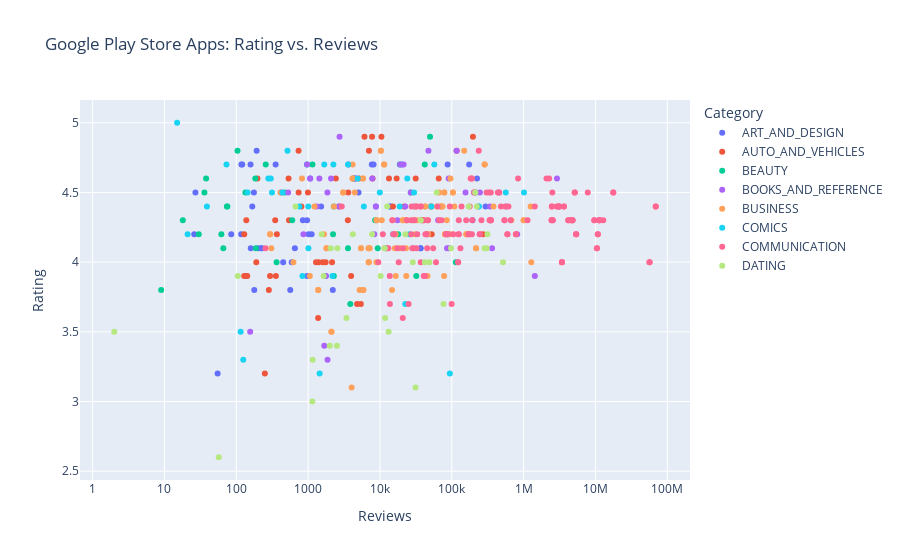

Here is the notebook cell this chart was saved with:
### Code cell
import pandas as pd
import plotly.express as px
import plotly.graph_objs as go

# Load the dataset
data_path = 'googleplaystore.csv'
data = pd.read_csv(data_path)

# Data cleaning and preparation
data['Reviews'] = pd.to_numeric(data['Reviews'], errors='coerce')
data.dropna(subset=['Rating', 'Reviews'], inplace=True)
data = data.head(500)  # Limit the dataset for performance

# Create a scatter plot with Plotly
fig = px.scatter(data, x="Reviews", y="Rating", color="Category", hover_name="App",
                 title="Google Play Store Apps: Rating vs. Reviews",
                 log_x=True, size_max=15, height=600)

# Custom hover action to highlight points within the same category
def custom_hover(trace, points, selector):
    # This function is a placeholder to illustrate the idea.
    # Actual implementation of highlighting would require JavaScript callbacks with Plotly in a web environment.
    # Plotly's Python library doesn't support modifying graph properties in response to hover events directly in Jupyter.
    pass

fig.for_each_trace(lambda trace: trace.on_hover(custom_hover))

fig.show()

### Figure 1 — Plotly figure (JSON) as saved in the notebook; plotly's stock layout.template omitted (floating-point values rounded to 4 significant figures; data arrays with more than 128 entries replaced by an {"elided": "..."} marker saying what was removed)
{"data": [{"hovertemplate": "<b>%{hovertext}</b><br><br>Category=ART_AND_DESIGN<br>Reviews=%{x}<br>Rating=%{y}<extra></extra>", "hovertext": ["Photo Editor & Candy Camera & Grid & ScrapBook", "Coloring book moana", "U Launcher Lite – FREE Live Cool Themes, Hide Apps", "Sketch - Draw & Paint", "Pixel Draw - Number Art Coloring Book", "Paper flowers instructions", "Smoke Effect Photo Maker - Smoke Editor", "Infinite Painter", "Garden Coloring Book", "Kids Paint Free - Drawing Fun", "Text on Photo - Fonteee", "Name Art Photo Editor - Focus n Filters", "Tattoo Name On My Photo Editor", "Mandala Coloring Book", "3D Color Pixel by Number - Sandbox Art Coloring", "Learn To Draw Kawaii Characters", "Photo Designer - Write your name with shapes", "350 Diy Room Decor Ideas", "FlipaClip - Cartoon animation", "ibis Paint X", "Logo Maker - Small Business", "Boys Photo Editor - Six Pack & Men's Suit", "Superheroes Wallpapers | 4K Backgrounds", "HD Mickey Minnie Wallpapers", "Harley Quinn wallpapers HD", "Colorfit - Drawing & Coloring", "Animated Photo Editor", "Pencil Sketch Drawing", "Easy Realistic Drawing Tutorial", "Pink Silver Bow Keyboard Theme", "Art Drawing Ideas", "Anime Manga Coloring Book", "Easy Origami Ideas", "I Creative Idea", "How to draw Ladybug and Cat Noir", "UNICORN - Color By Number & Pixel Art Coloring", "Floor Plan Creator", "PIP Camera - PIP Collage Maker", "How To Color Disney Princess - Coloring Pages", "Drawing Clothes Fashion Ideas", "Sad Poetry Photo Frames 2018", "Textgram - write on photos", "Paint Splash!", "Popsicle Sticks and Similar DIY Craft Ideas", "Canva: Poster, banner, card maker & graphic design", "Install images with music to make video without Net - 2018", "Little Teddy Bear Colouring Book Game", "How To Draw Food"], "legendgroup": "ART_AND_DESIGN", "marker": {"color": "#636efa", "symbol": "circle"}, "mode": "markers", "name": "ART_AND_DESIGN", "orientation": "v", "showlegend": true, "type": "scatter", "x": [159, 967, 87510, 215644, 967, 167, 178, 36815, 13791, 121, 13880, 8788, 44829, 4326, 1518, 55, 3632, 27, 194216, 224399, 450, 654, 7699, 118, 192, 20260, 203, 136, 223, 1120, 227, 5035, 1015, 353, 564, 8145, 36639, 158, 591, 117, 176, 295221, 2206, 26, 174531, 1070, 85, 845], "xaxis": "x", "y": [4.1, 3.9, 4.7, 4.5, 4.3, 4.4, 3.8, 4.1, 4.4, 4.7, 4.4, 4.4, 4.2, 4.6, 4.4, 3.2, 4.7, 4.5, 4.3, 4.6, 4, 4.1, 4.7, 4.7, 4.8, 4.7, 4.1, 3.9, 4.1, 4.2, 4.1, 4.5, 4.2, 4.7, 3.8, 4.7, 4.1, 4.7, 4, 4.2, 4.5, 4.4, 3.8, 4.2, 4.7, 4.6, 4.2, 4.3], "yaxis": "y"}, {"hovertemplate": "<b>%{hovertext}</b><br><br>Category=AUTO_AND_VEHICLES<br>Reviews=%{x}<br>Rating=%{y}<extra></extra>", "hovertext": ["Monster Truck Stunt 3D 2019", "Real Tractor Farming", "Ultimate F1 Racing Championship", "Used Cars and Trucks for Sale", "American Muscle Car Race", "Offroad Oil Tanker Driver Transport Truck 2019", "Tickets SDA 2018 and Exam from the State Traffic Safety Inspectorate with Drom.ru", "Gas Prices (Germany only)", "Extreme Rally Championship", "Restart Navigator", "REG - Check the regnumber, find information about Swedish vehicles", "CityBus Lviv", "CDL Practice Test 2018 Edition", "ezETC (ETC balance inquiry, meter trial, real-time traffic)", "Free VIN Report for Used Cars", "DMV Permit Practice Test 2018 Edition", "Check Vehicle Tax", "Used Cars Mexico", "Ulysse Speedometer", "REPUVE", "Used cars for sale - Trovit", "Fines of the State Traffic Safety Inspectorate are official: inspection, payment of fines", "SK Enca Direct Malls - Used Cars Search", "Android Auto - Maps, Media, Messaging & Voice", "PDD-UA", "Tickets SDA 2019 + Exam RF", "Super Cars Wallpapers And Backgrounds", "Police Lights, Sirens & Follow Me", "Police Detector (Speed Camera Radar)", "Best Car Wallpapers", "Tickets + PDA 2018 Exam", "Pick Your Part Garage", "PakWheels: Buy & Sell Cars", "Supervision service", "Speed Camera Detector - Traffic & Speed Alert", "Used car search Goo net whole car Go to net", "CarMax – Cars for Sale: Search Used Car Inventory", "BEST CAR SOUNDS", "RST - Sale of cars on the PCT", "AutoScout24 Switzerland – Find your new car", "Zona Azul Digital Fácil SP CET - OFFICIAL São Paulo", "SMS Park", "SKencar", "Fuelio: Gas log & costs", "auto fines", "Used car is the first car - used car purchase, used car quotation, dealer information to", "All of the parking lot - National Park application (parking lot search / parking sharing / discount payment)", "Inquiry Fines and Debits of Vehicles", "Gas Station"], "legendgroup": "AUTO_AND_VEHICLES", "marker": {"color": "#EF553B", "symbol": "circle"}, "mode": "markers", "name": "AUTO_AND_VEHICLES", "orientation": "v", "showlegend": true, "type": "scatter", "x": [367, 1598, 284, 17057, 129, 542, 10479, 805, 129, 1403, 3971, 534, 7774, 38846, 2431, 6090, 295, 190, 40211, 356, 52530, 116986, 1379, 271920, 736, 7021, 197, 737, 3574, 994, 197136, 142, 15168, 2155, 138, 5414, 21777, 348, 250, 13372, 7880, 3617, 4806, 65786, 31433, 5097, 1754, 2680, 1288], "xaxis": "x", "y": [4.2, 4, 3.8, 4.6, 3.9, 4.3, 4.9, 4.4, 4.2, 4, 3.9, 4.6, 4.9, 4.3, 4.6, 4.9, 3.9, 4, 4.3, 3.9, 4.2, 4.8, 3.6, 4.2, 4.8, 4.8, 4.6, 4.5, 4.3, 4.5, 4.9, 3.9, 4.4, 4, 4.3, 3.7, 4.4, 4.3, 3.2, 4.6, 4.6, 4.5, 3.7, 4.6, 4.6, 4.6, 4, 4.4, 4], "yaxis": "y"}, {"hovertemplate": "<b>%{hovertext}</b><br><br>Category=BEAUTY<br>Reviews=%{x}<br>Rating=%{y}<extra></extra>", "hovertext": ["Hush - Beauty for Everyone", "ipsy: Makeup, Beauty, and Tips", "Natural recipes for your beauty", "BestCam Selfie-selfie, beauty camera, photo editor", "Mirror - Zoom & Exposure -", "Beauty Selfie Camera", "Hairstyles step by step", "Filters for Selfie", "Tie - Always be happy", "Ulta Beauty", "Prom MakeUp Tutorial", "Selfie Camera", "Sweet Selfie Beauty Camera", "Colors of white in Urdu", "Selfie Camera Photo Editor & Filter & Sticker", "Eyes Makeup Beauty Tips", "Photo Editor 2018", "Step By Step Eyes Makeup Tutorial", "Beauty Camera - Selfie Camera", "Girls Hairstyles", "Mirror Camera (Mirror + Selfie Camera)", "Beauty Tips - Beauty Tips in Sinhala", "Haircut Tutorials/Haircut Videos", "Sephora: Skin Care, Beauty Makeup & Fragrance Shop", "Sticker Camera - Selfie Filters, Beauty Camera", "Filters for B Live", "Facial Wrinkle Reduction", "Makeup Videos", "Discover Color", "Eyeliner step by step 2018", "Dresses Ideas & Fashions +3000", "Step By Step Hairstyles For Women", "Rainbow Camera", "Methods of teeth whitening", "Girls hairstyles 2018"], "legendgroup": "BEAUTY", "marker": {"color": "#00cc96", "symbol": "circle"}, "mode": "markers", "name": "BEAUTY", "orientation": "v", "showlegend": true, "type": "scatter", "x": [18900, 49790, 1150, 1739, 32090, 2225, 4369, 8572, 964, 42050, 104, 17934, 601, 36, 187, 30, 134, 74, 113715, 3595, 9315, 75, 38, 26834, 2277, 2280, 184, 9, 364, 18, 473, 66, 3871, 257, 62], "xaxis": "x", "y": [4.7, 4.9, 4.7, 3.9, 3.9, 4.2, 4.6, 4.3, 4.7, 4.7, 4.8, 4.2, 4.3, 4.5, 4.1, 4.2, 4.5, 4.4, 4, 4.1, 4.1, 4.4, 4.6, 4.5, 3.9, 4.4, 4.6, 3.8, 4, 4.3, 4.5, 4.1, 3.7, 4.7, 4.2], "yaxis": "y"}, {"hovertemplate": "<b>%{hovertext}</b><br><br>Category=BOOKS_AND_REFERENCE<br>Reviews=%{x}<br>Rating=%{y}<extra></extra>", "hovertext": ["Wattpad 📖 Free Books", "E-Book Read - Read Book for free", "Download free book with green book", "Wikipedia", "Amazon Kindle", "Cool Reader", "Dictionary - Merriam-Webster", "NOOK: Read eBooks & Magazines", "Free Panda Radio Music", "Book store", "FBReader: Favorite Book Reader", "English Grammar Complete Handbook", "Free Books - Spirit Fanfiction and Stories", "Google Play Books", "AlReader -any text book reader", "Offline English Dictionary", "Oxford Dictionary of English : Free", "Offline: English to Tagalog Dictionary", "Spanish English Translator", "FamilySearch Tree", "Cloud of Books", "Recipes of Prophetic Medicine for free", "ReadEra – free ebook reader", "NOOK App for NOOK Devices", "Ebook Reader", "Litnet - E-books", "Read books online", "English to Urdu Dictionary", "eBoox: book reader fb2 epub zip", "English Persian Dictionary", "Flybook", "All Maths Formulas", "Ancestry", "HTC Help", "English translation from Bengali", "Pdf Book Download - Read Pdf Book", "Free Book Reader", "eBoox new: Reader for fb2 epub zip books", "Only 30 days in English, the guideline is guaranteed", "Moon+ Reader", "English-Myanmar Dictionary", "Golden Dictionary (EN-AR)", "All Language Translator Free", "Azpen eReader", "English Dictionary - Offline"], "legendgroup": "BOOKS_AND_REFERENCE", "marker": {"color": "#ab63fa", "symbol": "circle"}, "mode": "markers", "name": "BOOKS_AND_REFERENCE", "orientation": "v", "showlegend": true, "type": "scatter", "x": [2914724, 1857, 4478, 577550, 814080, 246315, 454060, 155446, 418, 22486, 203130, 1435, 116507, 1433233, 90468, 860, 363934, 967, 87873, 17506, 1862, 2084, 47303, 19080, 85842, 7831, 91615, 4620, 21336, 26875, 1778, 2709, 64513, 8342, 527, 1322, 1680, 2739, 1065, 233757, 8788, 51269, 30105, 156, 341157], "xaxis": "x", "y": [4.6, 4.5, 4.6, 4.4, 4.2, 4.5, 4.5, 4.5, 4.5, 4.4, 4.5, 4.6, 4.8, 3.9, 4.6, 4.2, 4.1, 4.7, 4.2, 4.3, 3.3, 4.6, 4.8, 4.7, 4.1, 4.6, 4.1, 4.6, 4.7, 4.5, 3.9, 4.4, 4.3, 4.2, 4.5, 4.4, 3.4, 4.9, 4.6, 4.4, 4.4, 4.4, 4.4, 3.5, 4.4], "yaxis": "y"}, {"hovertemplate": "<b>%{hovertext}</b><br><br>Category=BUSINESS<br>Reviews=%{x}<br>Rating=%{y}<extra></extra>", "hovertext": ["Visual Voicemail by MetroPCS", "Indeed Job Search", "Uber Driver", "ADP Mobile Solutions", "Snag - Jobs Hiring Now", "Docs To Go™ Free Office Suite", "Google My Business", "OfficeSuite : Free Office + PDF Editor", "USPS MOBILE®", "Job Search by ZipRecruiter", "Curriculum vitae App CV Builder Free Resume Maker", "Google Primer", "Alba Heaven - Alvarez Job Portal Services", "SuperLivePro", "Facebook Pages Manager", "OfficeSuite Pro + PDF (Trial)", "My Space - Employment Center", "Box", "Polaris Office for LG", "Call Blocker", "Jobs in Alabama - Jobs in Alba", "Square Point of Sale - POS", "Plugin:AOT v5.0", "Kariyer.net", "SEEK Job Search", "Become a Job - Find a job or advertise", "ZOOM Cloud Meetings", "Easy Installer - Apps On SD", "Facebook Ads Manager", "IndiaMART: Search Products, Buy, Sell & Trade", "ViettelPost express delivery", "MyASUS - Service Center", "Job Korea - Career Jobs", "104 Looking for a job - looking for a job, looking for a job, looking for a part-time job, health checkup, resume, treatment room", "Myanmar 2D/3D", "Quick PDF Scanner + OCR FREE", "sABN", "ATI Cargoes and Transportation", "Secure Folder", "UPS Mobile", "SignEasy | Sign and Fill PDF and other Documents", "Quick PDF Scanner + OCR FREE", "Genius Scan - PDF Scanner", "Tiny Scanner - PDF Scanner App", "Fast Scanner : Free PDF Scan", "Mobile Doc Scanner (MDScan) Lite", "TurboScan: scan documents and receipts in PDF", "Tiny Scanner Pro: PDF Doc Scan", "Box", "Zenefits", "Google Ads", "Google My Business", "Slack", "FreshBooks Classic", "Insightly CRM", "QuickBooks Accounting: Invoicing & Expenses", "HipChat - Chat Built for Teams", "Xero Accounting Software", "MailChimp - Email, Marketing Automation", "Crew - Free Messaging and Scheduling", "Asana: organize team projects", "Google Analytics", "AdWords Express", "Accounting App - Zoho Books", "Invoice & Time Tracking - Zoho", "join.me - Simple Meetings", "Invoice 2go — Professional Invoices and Estimates", "Cisco Webex Meetings", "ZOOM Cloud Meetings", "ScreenMeet. Easy Phone Meeting", "Cisco Webex Teams", "Microsoft Remote Desktop", "Start Meeting", "join.me - Simple Meetings", "ClickMeeting Webinars", "BlueJeans for Android", "Skype for Business for Android", "Box", "Zenefits", "Google Ads", "Google My Business", "Slack", "FreshBooks Classic", "Insightly CRM", "QuickBooks Accounting: Invoicing & Expenses", "HipChat - Chat Built for Teams", "Xero Accounting Software", "MailChimp - Email, Marketing Automation", "Crew - Free Messaging and Scheduling", "Asana: organize team projects", "Google Analytics", "AdWords Express", "Accounting App - Zoho Books", "Invoice & Time Tracking - Zoho", "join.me - Simple Meetings", "Invoice 2go — Professional Invoices and Estimates", "SignEasy | Sign and Fill PDF and other Documents", "Quick PDF Scanner + OCR FREE", "Genius Scan - PDF Scanner", "Tiny Scanner - PDF Scanner App", "Fast Scanner : Free PDF Scan", "Mobile Doc Scanner (MDScan) Lite", "TurboScan: scan documents and receipts in PDF", "Tiny Scanner Pro: PDF Doc Scan", "Docs To Go™ Free Office Suite", "OfficeSuite : Free Office + PDF Editor", "Slack", "Verify - Receipts & Expenses", "QuickBooks Accounting: Invoicing & Expenses"], "legendgroup": "BUSINESS", "marker": {"color": "#FFA15A", "symbol": "circle"}, "mode": "markers", "name": "BUSINESS", "orientation": "v", "showlegend": true, "type": "scatter", "x": [16129, 674730, 1254730, 85185, 32584, 217730, 70991, 1002861, 16589, 148945, 4458, 62272, 8941, 46353, 1279184, 88073, 67000, 159872, 30847, 188841, 11622, 95912, 4034, 45964, 14955, 6903, 31614, 23055, 19023, 207372, 1225, 380837, 10600, 74359, 822, 80805, 2287, 4162, 14760, 23243, 8978, 80805, 42492, 286897, 103755, 46505, 11442, 10295, 159872, 296, 29313, 70991, 51507, 1802, 1383, 23175, 5868, 2111, 5448, 4159, 20815, 78662, 7149, 3079, 5800, 6989, 16422, 108741, 31614, 624, 1661, 97702, 308, 6989, 5211, 1058, 78172, 159872, 296, 29313, 70991, 51507, 1802, 1383, 23175, 5868, 2111, 5448, 4159, 20815, 78662, 7149, 3079, 5800, 6989, 16422, 8978, 80804, 42492, 286897, 103755, 46505, 11442, 10295, 217730, 1002859, 51510, 413, 23175], "xaxis": "x", "y": [4.1, 4.3, 4.4, 4.3, 4.3, 4.1, 4.4, 4.3, 3.9, 4.8, 4.5, 4.4, 4, 4.3, 4, 4.2, 4.5, 4.2, 4.2, 4.6, 4.1, 4.6, 3.1, 3.9, 4.3, 4.1, 4.4, 4.1, 4.1, 4.5, 4.4, 4.4, 4.3, 4.4, 4.6, 4.2, 4.4, 4.7, 3.8, 3.9, 4.3, 4.2, 4.4, 4.7, 4.5, 4.2, 4.7, 4.8, 4.2, 4.2, 4.3, 4.4, 4.4, 4.1, 3.8, 4.3, 3.8, 3.5, 4.1, 4.6, 4.3, 4.5, 4.1, 4.5, 4.6, 4, 4.2, 4.4, 4.4, 4, 4.2, 4.2, 4.1, 4, 3.8, 3.9, 3.9, 4.2, 4.2, 4.3, 4.4, 4.4, 4.1, 3.8, 4.3, 3.8, 3.5, 4.1, 4.6, 4.3, 4.5, 4.1, 4.5, 4.6, 4, 4.2, 4.3, 4.2, 4.4, 4.7, 4.5, 4.2, 4.7, 4.8, 4.1, 4.3, 4.4, 4.5, 4.3], "yaxis": "y"}, {"hovertemplate": "<b>%{hovertext}</b><br><br>Category=COMICS<br>Reviews=%{x}<br>Rating=%{y}<extra></extra>", "hovertext": ["LINE WEBTOON - Free Comics", "Manga Master - Best manga & comic reader", "GANMA! - All original stories free of charge for all original comics", "Röhrich Werner Soundboard", "Unicorn Pokez - Color By Number", "MangaToon - Comics updated Daily", "Manga Net – Best Online Manga Reader", "Manga Rock - Best Manga Reader", "Manga - read Thai translation", "The Vietnam Story - Fun Stories", "Dragon Ball Wallpaper - Ringtones", "Funny Jokes Photos", "Truyện Vui Tý Quậy", "Comic Es - Shojo manga / love comics free of charge ♪ ♪", "comico Popular Original Cartoon Updated Everyday Comico", "Daily Manga - Comic & Webtoon", "漫咖 Comics - Manga,Novel and Stories", "Emmanuella Funny Videos 2018", "DC Comics", "Manga Zero - Japanese cartoon and comic reader", "Marvel Unlimited", "Tapas – Comics, Novels, and Stories", "Children's cartoons (Mithu-Mina-Raju)", "Narrator's Voice", "Faustop Sounds", "Manga Mania - Best online manga reader", "#NAME?", "Manga AZ - Manga Comic Reader", "Buff Thun - Daily Free Webtoon / Comics / Web Fiction / Mini Game", "pixiv comic - everyone's manga app", "Funny Jokes and Stories 2018", "Hojiboy Tojiboyev Life Hacks", "Perfect Viewer", "Best Wallpapers Backgrounds(100,000+ 4K HD)", "think Comics", "Memes Button", "Laftel - Watching and Announcing Snooping, Streaming"], "legendgroup": "COMICS", "marker": {"color": "#19d3f3", "symbol": "circle"}, "mode": "markers", "name": "COMICS", "orientation": "v", "showlegend": true, "type": "scatter", "x": [1013635, 24005, 57106, 2249, 516, 834, 1010, 238970, 302, 438, 73, 39, 144, 2181, 93965, 1446, 12088, 314, 25671, 15194, 22551, 29839, 279, 564387, 1677, 757, 115, 125, 9952, 18814, 21, 15, 51981, 3596, 1006, 5968, 4895], "xaxis": "x", "y": [4.5, 4.6, 4.7, 4.7, 4.8, 3.9, 4.1, 4.4, 4.6, 4.5, 4.7, 4.4, 4.5, 3.9, 3.2, 3.2, 4.1, 4.5, 4.2, 4.2, 3.7, 4.5, 4.6, 4.5, 4.7, 4.4, 3.5, 3.3, 4.5, 4.4, 4.2, 5, 4.4, 4.7, 4.4, 4.4, 4.6], "yaxis": "y"}, {"hovertemplate": "<b>%{hovertext}</b><br><br>Category=COMMUNICATION<br>Reviews=%{x}<br>Rating=%{y}<extra></extra>", "hovertext": {"elided": "141 str values"}, "legendgroup": "COMMUNICATION", "marker": {"color": "#FF6692", "symbol": "circle"}, "mode": "markers", "name": "COMMUNICATION", "orientation": "v", "showlegend": true, "type": "scatter", "x": {"elided": "141 int values"}, "xaxis": "x", "y": {"elided": "141 float values"}, "yaxis": "y"}, {"hovertemplate": "<b>%{hovertext}</b><br><br>Category=DATING<br>Reviews=%{x}<br>Rating=%{y}<extra></extra>", "hovertext": ["Moco+ - Chat, Meet People", "Calculator", "AMBW Dating App: Asian Men Black Women Interracial", "Zoosk Dating App: Meet Singles", "OkCupid Dating", "Match™ Dating - Meet Singles", "Hily: Dating, Chat, Match, Meet & Hook up", "Hinge: Dating & Relationships", "Casual Dating & Adult Singles - Joyride", "BBW Dating & Plus Size Chat", "Moco - Chat, Meet People", "CMB Free Dating App", "Hot or Not - Find someone right now", "eharmony - Online Dating App", "Free Dating App & Flirt Chat - Match with Singles", "Chispa, the Dating App for Latino, Latina Singles", "Clover Dating App", "Black People Meet Singles Date", "Mingle2 - Free Online Dating & Singles Chat Rooms", "Free Dating App & Flirt Chat - Cheers", "stranger chat - anonymous chat", "Blendr - Chat, Flirt & Meet", "Free Dating Hook Up Messenger", "Find Real Love — YouLove Premium Dating", "Once - Quality Matches Every day", "BLK - Swipe. Match. Chat.", "Cougar Dating Life : Date Older Women Sugar Mummy", "Howlr", "Stranger Chat & Date", "Free Dating & Flirt Chat - Choice of Love", "RandoChat - Chat roulette", "BeWild Free Dating & Chat App", "FastMeet: Chat, Dating, Love", "Free Dating App - YoCutie - Flirt, Chat & Meet", "OurTime Dating for Singles 50+", "FarmersOnly Dating"], "legendgroup": "DATING", "marker": {"color": "#B6E880", "symbol": "circle"}, "mode": "markers", "name": "DATING", "orientation": "v", "showlegend": true, "type": "scatter", "x": [1545, 57, 2, 516801, 285726, 76646, 2556, 7779, 61637, 12632, 313724, 48845, 305708, 31320, 172460, 4195, 11633, 10212, 37053, 667, 13202, 28671, 1157, 212626, 222888, 2067, 1643, 105, 3414, 42194, 11806, 1999, 22544, 97684, 2519, 1146], "xaxis": "x", "y": [4.2, 2.6, 3.5, 4, 4.1, 3.7, 4.1, 4.2, 4.5, 4.4, 4.2, 4, 4.1, 3.1, 4.4, 4.2, 4.1, 3.9, 4.3, 4.4, 3.5, 4, 3.3, 4.5, 4.4, 4.1, 3.9, 3.9, 3.6, 4, 3.6, 3.4, 4.2, 4.1, 3.4, 3], "yaxis": "y"}], "layout": {"autosize": true, "legend": {"title": {"text": "Category"}, "tracegroupgap": 0}, "title": {"text": "Google Play Store Apps: Rating vs. Reviews"}, "xaxis": {"anchor": "y", "autorange": true, "domain": [0, 1], "range": [-0.1624, 8.303], "title": {"text": "Reviews"}, "type": "log"}, "yaxis": {"anchor": "x", "autorange": true, "domain": [0, 1], "range": [2.402, 5.198], "title": {"text": "Rating"}, "type": "linear"}}}
